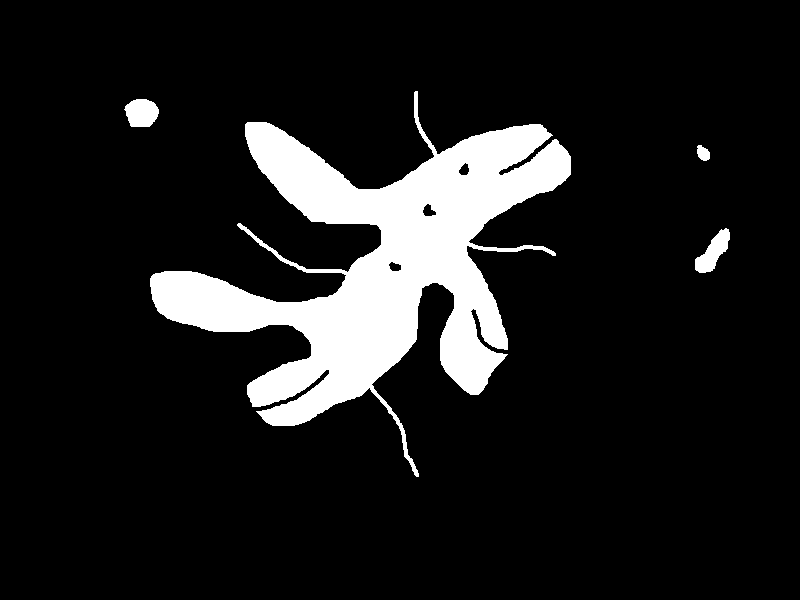
#> input picture input1/splat.bmp, 800 x 600 px, given in place of motorcycle_left.png, which was not available
$ python zad3.py
#> lines starting #> are read from the running program, lines starting #| are printed output that depends on the picture; after the words box and inside, x2 and y2 are one past the last pixel; in counts of white or black regions, pixels touching at a corner belong together; pictures that were not available may be replaced by others from this repository, and a replacement may not be noted
#> in read_images_3, img is the input picture: shape (600, 800, 3); 11.4% white; 4 white regions, box (x1, y1, x2, y2) and area: (150, 91, 571, 477) 52888, (695, 228, 730, 273) 772, (124, 99, 159, 127) 766, (697, 145, 710, 161) 153
import os.path
import pathlib
from enum import Enum

import matplotlib.pyplot as plt
import numpy as np
from skimage import io, img_as_float, img_as_ubyte
from skimage.filters import gaussian
from skimage.filters.rank import mean, mean_bilateral, median
from skimage.morphology import disk


class Noise(Enum):
    gauss = "gauss"
    uniform = "uniform"
    s_n_p = "s&p"
    poisson = "poisson"
    speckle = "speckle"


class Filter(Enum):
    median = "median"
    gauss = "gauss"
    mean = "mean"
    mean_bilateral = "mean_bilateral"


def add_noise(noise_type, image):
    if noise_type == Noise.gauss:
        shp = image.shape
#> shp = (600, 800, 3)
        mean = 0
        var = 0.01
        sigma = var ** 0.5
        gauss = np.random.normal(mean, sigma, shp)
        noise = image + gauss
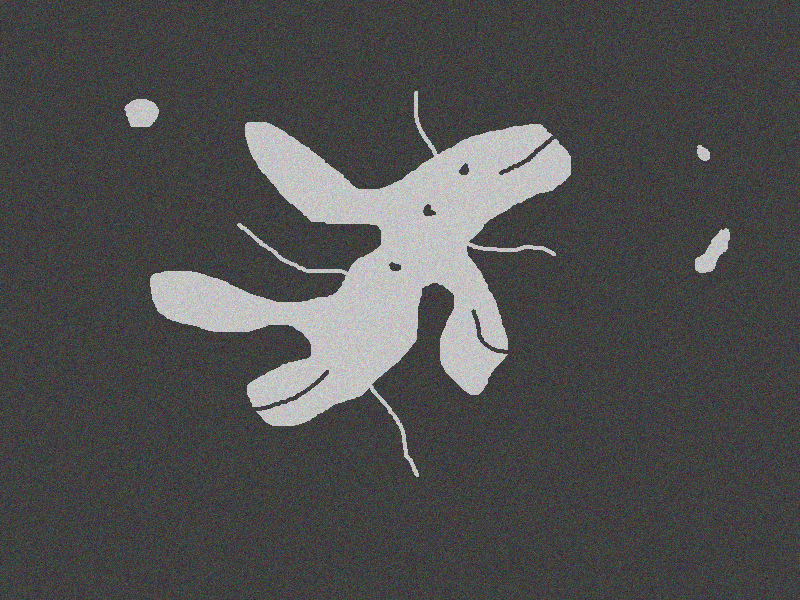
#> noise: shape (600, 800, 3) float64; mean R, G, B 0.114, 0.114, 0.114; drawn with min black and max white

    if noise_type == Noise.uniform:
        k = 0.5
        if image.ndim == 2:
            row, col = image.shape
            noise = np.random.rand(row, col)
        else:
            row, col, chan = image.shape
            noise = np.random.rand(row, col, chan)

        noise = image + k * (noise - 0.5)

    if noise_type == Noise.s_n_p:
        sh = image.shape
        s_vs_p = 0.5
        amount = 0.05
        noise = np.copy(image)
        num_salt = np.ceil(amount * image.size * s_vs_p)
        coords = [np.random.randint(0, i - 1, int(num_salt)) for i in sh]
        noise[coords] = 1

        num_peper = np.ceil(amount * image.size * (1.0 - s_vs_p))
        coords = [np.random.randint(0, i - 1, int(num_peper)) for i in sh]
        noise[coords] = 0

    if noise_type == Noise.poisson:
        PEAK = 20
        noise = image + np.random.poisson(0.5 * PEAK, image.shape) / PEAK

    if noise_type == Noise.speckle:
        if image.ndim == 2:
            row, col = image.shape
            noise = np.random.randn(row, col)
        else:
            row, col, chan = image.shape
            noise = np.random.randn(row, col, chan)

        noise = image + image * 0.2 * noise
    noise[noise > 1] = 1
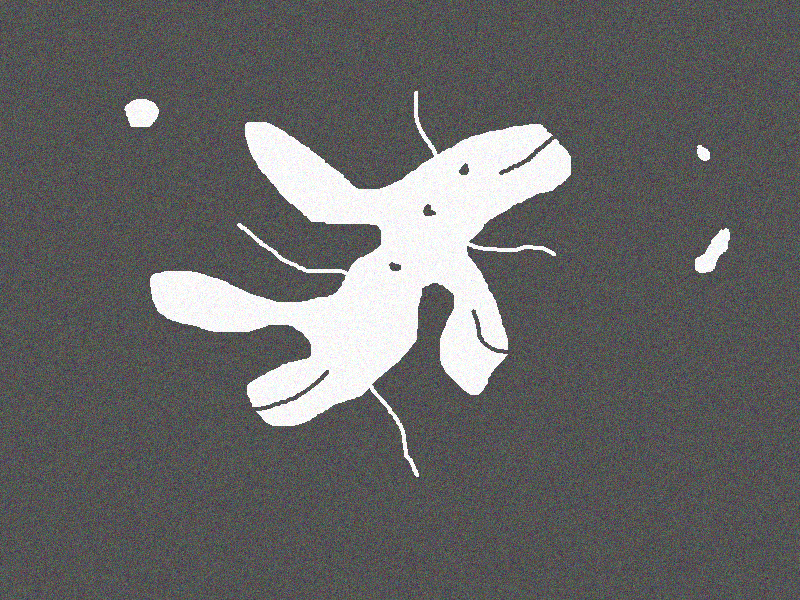
#> noise: shape (600, 800, 3) float64; 9.96% of pixels changed, all inside (x1, y1, x2, y2) = (124, 91, 730, 477); drawn with min black and max white
    noise[noise < 0] = 0
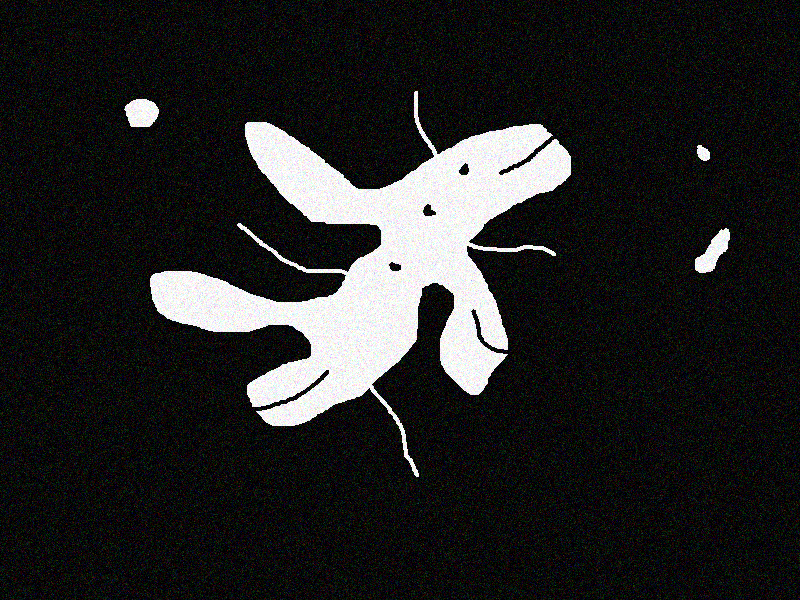
#> noise: shape (600, 800, 3) float64; mean R, G, B 0.144, 0.145, 0.145
    return noise


def lowpass_filter(filter_type, image):
    if filter_type == Filter.mean_bilateral:
        image = img_as_ubyte(image)
        if image.ndim > 2:
            for i in range(image.ndim):
                image[:, :, i] = mean_bilateral(image[:, :, i], footprint=disk(20), s0=50, s1=180)
        else:
            image = mean_bilateral(image, footprint=disk(20), s0=50, s1=180)
        return image

    if filter_type == Filter.gauss:
        return gaussian(image, sigma=2, mode="reflect")

    if filter_type == Filter.mean:
        image = img_as_ubyte(image)
        footprint = disk(5)
        if image.ndim > 2:
            for i in range(image.ndim):
                image[:, :, i] = mean(image[:, :, i], footprint=footprint)
        else:
            image = mean(image, footprint=footprint)
        return image

    if filter_type == Filter.median:
        return median(image)


def read_images_3(input):

    images = ["motorcycle_left.png", "parrot.png", "cameraman.bmp", "horse.png"]

    row, column = 4, 2
    for noise in Noise:
        for i in range(len(images)):
            fig = plt.figure(images[i] + noise.value)
            plt.axis("off")
            img = io.imread(os.path.join(input, images[i]))
            img = img_as_float(img)
            i = 1

            fig.add_subplot(row, column, i, title=f"Original")
            plt.imshow(img)
            plt.axis("off")

            i += 1
            fig.add_subplot(row, column, i, title=f"{noise.value} Noise")
            img_noise = add_noise(noise, img)
            plt.imshow(img_noise)
            plt.axis("off")

            i += 1
            for _filter in Filter:
                fig.add_subplot(row, column, i, title=_filter.value)
                plt.imshow(lowpass_filter(_filter, img_noise.copy()))
                plt.axis("off")
                i += 1
#> after the loop, i = 7

    plt.show(block=True)


if __name__ == "__main__":
    dir_path = os.path.join(pathlib.Path(__file__).parent.parent, "input1")
#> (the run stopped early here; a loop or call above may not have finished)
